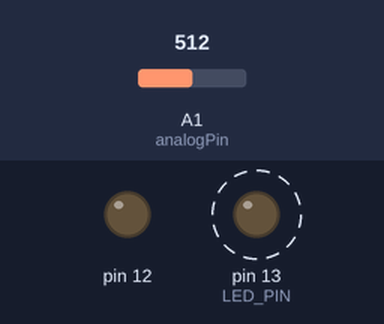
Simulated run of this sketch. Board: Arduino Mega 2560, built with avr-gcc and run on an emulated ATmega2560. Shown: output pins drawn as LEDs (lit = HIGH). Dashed ring = blinking. The test bench sets the inputs (shaded band); at power-on: A1 (analogPin) = 512. What the sketch prints to the serial monitor is not drawn.

Above: at 0.05 s.
Timing chart, 0 to 3.0 s (numbered marks = the images above):
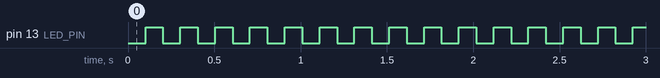

Measured:
- by itself, pin 13 (LED_PIN): alternates HIGH for 0.10 s and LOW for 0.10 s

The sketch:

port_manipulation.ino
```cpp
extern "C"{
  #include "port_manipulation.h"
}

#define LED_PIN 13
#define analogPin A1

void testAnalogStandard(int pin){
  Serial.print("Voltage: ");
  Serial.print(analogRead(pin) * 5 / 1.023);
  Serial.println("mV");
}

void testAnalog(int pin){
  Serial.print("Voltage: ");
  Serial.print(getAnalogPinValue(pin) * 5 / 1.023);
  Serial.println("mV");
}

void setup(){
  Serial.begin(115200);
  setPinOutput(LED_PIN);
  setPinOutput(12);
  setPinHigh(LED_PIN);
  setPinLow(12);
  setPinInput(analogPin);
  initADC(0);   // 0 -> do not use external voltage reference
}

void loop(){
  switchPinState(LED_PIN);
  //Serial.print("Current Pinstate: ");
  //Serial.println(getPinState(LED_PIN));
  //getPinState(LED_PIN);
  testAnalog(analogPin);
  //testAnalogStandard(analogPin);
  delay(100);
}
```

ADC.c
```cpp
#include <Arduino.h>      // needs to be included ADC, ADCSRA, ...
#include "ADC.h"

void initADC(uint8_t external){
  // set Prescaler to 128 (16MHz / 128 = 125KHz)
  ADCSRA = (1 << ADEN) | (1 << ADPS2) | (1 << ADPS1) | (1 << ADPS0);
  // Arduino Uno has a Boardvoltage of 5v so the reference is set to 5v

  if(external){
    // Arduino Uno has a Boardvoltage of 5v so the reference is set to external set reference via AREF Pin
    ADMUX = (1 << REFS1) | (0 << REFS0);
    return;
  }
  ADMUX = (1 << REFS0);
}

// returns the Value of the given channel (analogPin)
int readADC(uint8_t channel){
  ADMUX = (ADMUX & 0xF0) | (channel & 0x0F);
  ADCSRA |= (1 << ADSC);
  while(ADCSRA & (1 << ADSC));
  return ADC;
}
```

ADC.h
```cpp
#ifndef ADC_H
#define ADC_H

#ifndef uint8_t
  #define uint8_t unsigned char
#endif

void initADC(uint8_t);
int readADC(uint8_t);

#endif
```

mega2560.h
```cpp
// #define MEGA2560_H
#include <Arduino.h>    // needs to be included -> PORT*, DDR*, PIN*

#ifndef uint8_t
  #define uint8_t unsigned char
#endif

#define A0  54
#define A1  55
#define A2  56
#define A3  57
#define A4  58
#define A5  59
#define A6  60
#define A7  61

#define A8  62
#define A9  63
#define A10 64
#define A11 65
#define A12 66
#define A13 67
#define A14 68
#define A15 69

#define AL A15      // define the last analogPin to one Makro

volatile uint8_t *lookup_registers[][3] = {
  { &PORTA, &DDRA, &PINA },
  { &PORTB, &DDRB, &PINB },
  { &PORTC, &DDRC, &PINC },
  { &PORTD, &DDRD, &PIND },
  { &PORTE, &DDRE, &PINE },
  { &PORTF, &DDRF, &PINF },
  { &PORTG, &DDRG, &PING },
  { &PORTH, &DDRH, &PINH },
  { &PORTJ, &DDRJ, &PINJ },
  { &PORTK, &DDRK, &PINK },
  { &PORTL, &DDRL, &PINL },
};

typedef enum{
  A = 0,
  B,
  C,
  D,
  E,
  F,
  G,
  H,
  J,
  K,
  L,
}REGISTERS;

typedef enum{
  HL = 0,       // set pin High or Low
  IO,           // label pin as Input or Output
  GET           // get the state of the pin
}PIN_OPERATION;

int portA[] = {22, 23, 24, 25, 26, 27, 28, 29};
int portB[] = {53, 52, 51, 50, 10, 11, 12, 13};
int portC[] = {37, 36, 35, 34, 33, 32, 31, 30};
int portD[] = {21, 20, 19, 18, -1, -1, -1, 38};
int portE[] = { 0,  1,  5,  2,  3, -1, -1, -1};
int portF[] = {A7, A6, A5, A4, A3, A2, A1, A0};
int portG[] = {41, 40, 39, -1, -1,  4, -1, -1};
int portH[] = {17, 16, -1,  6,  7,  8,  9, -1};
int portJ[] = {15, 14, -1, -1, -1, -1, -1, -1};
int portK[] = {A8, A9,A10,A11,A12,A13,A14,A15};
int portL[] = {49, 48, 47, 46, 45, 44, 43, 42};

int *registers[] = {portA, portB, portC, portD, portE, portF, portG, portH, portJ, portK, portL};
```

port_manipulation.c
```cpp
#include "port_manipulation.h"

#ifdef ARDUINO_AVR_UNO
  #include "boards/uno.h"
#elif defined ARDUINO_AVR_MEGA2560
  #include "boards/mega2560.h"
#endif

static volatile uint8_t *pin_def_register;      // pin defination registers, PORT*, PIN*, DDR*
static uint8_t bitmask;                    // mask to select bit in registers
static int last_pin = 0;
static PIN_OPERATION last_op = -1;

void setBitmask(int bit){
  bitmask = 0x01;         // general 1 in the first place
  bitmask <<= bit;        // shift the 1 in the bitmask bit steps to the left
}

// sets the global variables pin_def_reg to the desired DDR*, PORT* or PIN* register and bitmask to the desired bit for the right pin
int distinguishManipulationRegister(int pin, PIN_OPERATION op){
  static int i = -1;                                    // remember the last index, if pin is equal but operation not, the loop does not need to be run again
  if(last_pin == pin && last_op == op) return 0;
  if(last_pin == pin) goto takeAction;                  // if the pin is the same but the operation has changed just get the new register for this operation
  for(i = 0; i < (signed int)ARRAY_SIZE(registers); i++){           // move through all registered defined in the included header
    int index;
    if((index = ARRAY_INDEXOF(registers[i], pin)) != -1){   // find the register which is responsible for the pin
      last_pin = pin;
      setBitmask(index);                                    // set a bitmask to determine the right pin in the register
      goto takeAction;
    }
  }
  return -1;

  // didn not want to write an extra function for that and jumps to the bottom are legit
  takeAction:
  pin_def_register = lookup_registers[i][op];           // get the register which is responsible for the operation
  last_op = op;
  return 0;
}

// xor's the bit for the corresponding pin in the PORT* register
int switchPinState(int pin){
  if(distinguishManipulationRegister(pin, HL) == -1) return -1;
  *pin_def_register ^= bitmask;
  return 0;
}

// sets the bit for the corresponding pin to 1 in the PORT* register
int setPinHigh(int pin){
  if(distinguishManipulationRegister(pin, HL) == -1) return -1;
  *pin_def_register |= bitmask;
  return 0;
}

// sets the bit for the corresponding pin to 0 in the PORT* register
int setPinLow(int pin){
  if(distinguishManipulationRegister(pin, HL) == -1) return -1; //     |             |            |             |             |             |
  // invert the bitmask and & it with the register ->                0x00110010 &= 0x11111111 ^ 0x00010000 => 0x00110010 &= 0x11101111 => 0x00100010
  *pin_def_register &= 0xFF ^ bitmask;
  return 0;
}

// sets the bit for the corresponding pin to 1 in the DDR* register
int setPinOutput(int pin){
  if(distinguishManipulationRegister(pin, IO) == -1) return -1;
  *pin_def_register |= bitmask;
  return 0;
}

// sets the bit for the corresponding pin to 0 in the DDR* register
int setPinInput(int pin){
  if(distinguishManipulationRegister(pin, IO) == -1) return -1;
  *pin_def_register &= 0xFF ^ bitmask;
  return 0;
}

// sets the bit for corresponding pin to 1 in the PORT* register
int setPinPullUp(int pin){
  if(distinguishManipulationRegister(pin, HL) == -1) return -1;
  *pin_def_register |= bitmask;
  return 0;
}

// sets the bit for corresponding pin to 0 in the PORT* register
int setPinPullDown(int pin){
  if(distinguishManipulationRegister(pin, HL) == -1) return -1;
  *pin_def_register &= 0xFF ^ bitmask;
  return 0;
}

// gets the state HIGH or LOW from bit for corresponding pin in the PIN* register
int getPinState(int pin){
  if(distinguishManipulationRegister(pin, GET) == -1) return -1;
  return (*pin_def_register & bitmask) == 0 ? LOW : HIGH; // actually this would return 0, 1, 2, 4, 8, 16, 32, 64, 128 -> 0x10000000 = 128
}

int getAnalogPinValue(int pin){
  // norm pin to 0 - analogPinSpectrum
  if(pin >= A0 && pin <= AL) pin -= A0;
  if(pin < 0) return -1;

  return readADC(pin);
}
```

port_manipulation.h
```cpp
#ifndef PORT_MANIPULATION_H
#define PORT_MANIPULATION_H

#include <stdint.h>

#ifndef ADC_H
  #include "ADC.h"
#endif

#define ARRAY_SIZE(x) (sizeof(x) / sizeof(x[0]))
// gets the Index of the given element in the given array, returns -1 if not found
#define ARRAY_INDEXOF(array, element) ({ int* a = array; int index = -1; while(*a){ if(*a == element) { index = a - array; } a++; } index; })

int switchPinState(int);
// sets the bit for the corresponding pin to 1 in the PORT* register
int setPinHigh(int);
// sets the bit for the corresponding pin to 0 in the PORT* register
int setPinLow(int);
// sets the bit for the corresponding pin to 1 in the DDR* register
int setPinOutput(int);
// sets the bit for the corresponding pin to 0 in the DDR* register
int setPinInput(int);
// sets the bit for corresponding pin to 1 in the PORT* register
int setPinPullUp(int);
// sets the bit for corresponding pin to 0 in the PORT* register
int setPinPullDown(int);
// gets the state HIGH or LOW from bit for corresponding pin in the PIN* register
int getPinState(int);
int getAnalogPinValue(int);

#endif
```
